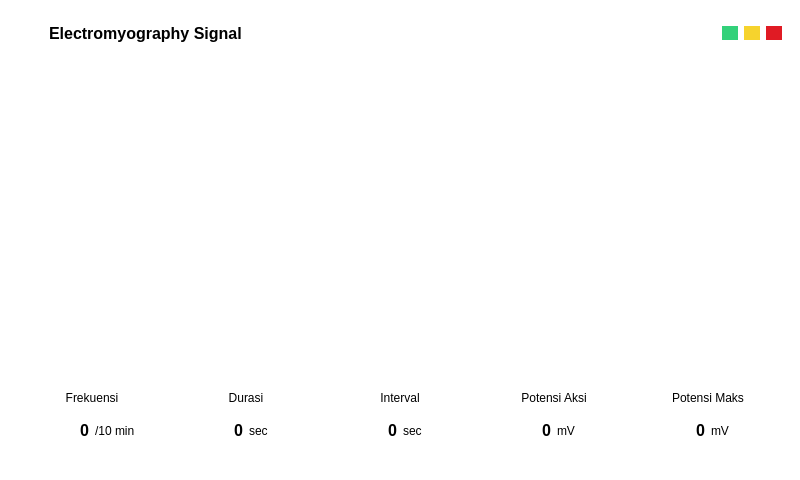
<?xml version="1.0" encoding="UTF-8"?>
<ui version="4.0">
 <class>MainWindow</class>
 <widget class="QMainWindow" name="MainWindow">
  <property name="geometry">
   <rect>
    <x>0</x>
    <y>0</y>
    <width>800</width>
    <height>480</height>
   </rect>
  </property>
  <property name="windowTitle">
   <string>MainWindow</string>
  </property>
  <property name="styleSheet">
   <string notr="true">background-color: rgb(255, 255, 255);</string>
  </property>
  <widget class="QWidget" name="centralwidget">
   <property name="styleSheet">
    <string notr="true">border:0</string>
   </property>
   <layout class="QVBoxLayout" name="verticalLayout">
    <item>
     <widget class="QFrame" name="frame_3">
      <property name="maximumSize">
       <size>
        <width>16777215</width>
        <height>40</height>
       </size>
      </property>
      <property name="frameShape">
       <enum>QFrame::StyledPanel</enum>
      </property>
      <property name="frameShadow">
       <enum>QFrame::Raised</enum>
      </property>
      <layout class="QHBoxLayout" name="horizontalLayout_2">
       <property name="leftMargin">
        <number>40</number>
       </property>
       <property name="topMargin">
        <number>9</number>
       </property>
       <property name="bottomMargin">
        <number>0</number>
       </property>
       <item>
        <widget class="QLabel" name="label_4">
         <property name="maximumSize">
          <size>
           <width>16777215</width>
           <height>16777215</height>
          </size>
         </property>
         <property name="font">
          <font>
           <family>Ubuntu</family>
           <pointsize>12</pointsize>
           <weight>75</weight>
           <bold>true</bold>
           <kerning>false</kerning>
          </font>
         </property>
         <property name="text">
          <string>Electromyography Signal</string>
         </property>
         <property name="alignment">
          <set>Qt::AlignLeading|Qt::AlignLeft|Qt::AlignVCenter</set>
         </property>
        </widget>
       </item>
       <item>
        <widget class="QFrame" name="frame_2">
         <property name="maximumSize">
          <size>
           <width>60</width>
           <height>16777215</height>
          </size>
         </property>
         <property name="frameShape">
          <enum>QFrame::StyledPanel</enum>
         </property>
         <property name="frameShadow">
          <enum>QFrame::Raised</enum>
         </property>
         <layout class="QHBoxLayout" name="horizontalLayout_3">
          <property name="leftMargin">
           <number>0</number>
          </property>
          <property name="topMargin">
           <number>0</number>
          </property>
          <property name="rightMargin">
           <number>0</number>
          </property>
          <property name="bottomMargin">
           <number>0</number>
          </property>
          <item>
           <widget class="QPushButton" name="btn_green">
            <property name="styleSheet">
             <string notr="true">background-color: rgb(51, 209, 122);</string>
            </property>
            <property name="text">
             <string/>
            </property>
           </widget>
          </item>
          <item>
           <widget class="QPushButton" name="btn_yellow">
            <property name="styleSheet">
             <string notr="true">background-color: rgb(246, 211, 45);</string>
            </property>
            <property name="text">
             <string/>
            </property>
           </widget>
          </item>
          <item>
           <widget class="QPushButton" name="btn_red">
            <property name="styleSheet">
             <string notr="true">background-color: rgb(224, 27, 36);</string>
            </property>
            <property name="text">
             <string/>
            </property>
           </widget>
          </item>
         </layout>
        </widget>
       </item>
      </layout>
     </widget>
    </item>
    <item>
     <widget class="QWidget" name="chart_widget" native="true"/>
    </item>
    <item>
     <widget class="QFrame" name="frame">
      <property name="maximumSize">
       <size>
        <width>16777215</width>
        <height>65</height>
       </size>
      </property>
      <property name="styleSheet">
       <string notr="true"/>
      </property>
      <property name="frameShape">
       <enum>QFrame::StyledPanel</enum>
      </property>
      <property name="frameShadow">
       <enum>QFrame::Raised</enum>
      </property>
      <layout class="QHBoxLayout" name="horizontalLayout">
       <property name="topMargin">
        <number>0</number>
       </property>
       <property name="bottomMargin">
        <number>0</number>
       </property>
       <item>
        <widget class="QFrame" name="frame_12">
         <property name="frameShape">
          <enum>QFrame::StyledPanel</enum>
         </property>
         <property name="frameShadow">
          <enum>QFrame::Raised</enum>
         </property>
         <layout class="QVBoxLayout" name="verticalLayout_28">
          <property name="spacing">
           <number>0</number>
          </property>
          <property name="topMargin">
           <number>0</number>
          </property>
          <property name="bottomMargin">
           <number>0</number>
          </property>
          <item>
           <widget class="QLabel" name="label_11">
            <property name="text">
             <string>Frekuensi</string>
            </property>
            <property name="alignment">
             <set>Qt::AlignCenter</set>
            </property>
           </widget>
          </item>
          <item>
           <widget class="QFrame" name="frame_64">
            <property name="frameShape">
             <enum>QFrame::StyledPanel</enum>
            </property>
            <property name="frameShadow">
             <enum>QFrame::Raised</enum>
            </property>
            <layout class="QHBoxLayout" name="horizontalLayout_10">
             <property name="topMargin">
              <number>9</number>
             </property>
             <property name="bottomMargin">
              <number>9</number>
             </property>
             <item>
              <widget class="QLabel" name="var_frequency">
               <property name="font">
                <font>
                 <pointsize>12</pointsize>
                 <weight>75</weight>
                 <bold>true</bold>
                </font>
               </property>
               <property name="text">
                <string>0</string>
               </property>
               <property name="alignment">
                <set>Qt::AlignRight|Qt::AlignTrailing|Qt::AlignVCenter</set>
               </property>
              </widget>
             </item>
             <item>
              <widget class="QLabel" name="label_66">
               <property name="text">
                <string>/10 min</string>
               </property>
              </widget>
             </item>
            </layout>
           </widget>
          </item>
         </layout>
        </widget>
       </item>
       <item>
        <widget class="QFrame" name="frame_5">
         <property name="frameShape">
          <enum>QFrame::StyledPanel</enum>
         </property>
         <property name="frameShadow">
          <enum>QFrame::Raised</enum>
         </property>
         <layout class="QVBoxLayout" name="verticalLayout_7">
          <property name="spacing">
           <number>0</number>
          </property>
          <property name="topMargin">
           <number>0</number>
          </property>
          <property name="bottomMargin">
           <number>0</number>
          </property>
          <item>
           <widget class="QLabel" name="label_2">
            <property name="text">
             <string>Durasi</string>
            </property>
            <property name="alignment">
             <set>Qt::AlignCenter</set>
            </property>
           </widget>
          </item>
          <item>
           <widget class="QFrame" name="frame_17">
            <property name="frameShape">
             <enum>QFrame::StyledPanel</enum>
            </property>
            <property name="frameShadow">
             <enum>QFrame::Raised</enum>
            </property>
            <layout class="QHBoxLayout" name="horizontalLayout_4">
             <property name="topMargin">
              <number>9</number>
             </property>
             <property name="bottomMargin">
              <number>9</number>
             </property>
             <item>
              <widget class="QLabel" name="var_duration">
               <property name="font">
                <font>
                 <pointsize>12</pointsize>
                 <weight>75</weight>
                 <bold>true</bold>
                </font>
               </property>
               <property name="text">
                <string>0</string>
               </property>
               <property name="alignment">
                <set>Qt::AlignRight|Qt::AlignTrailing|Qt::AlignVCenter</set>
               </property>
              </widget>
             </item>
             <item>
              <widget class="QLabel" name="label_20">
               <property name="text">
                <string>sec</string>
               </property>
              </widget>
             </item>
            </layout>
           </widget>
          </item>
         </layout>
        </widget>
       </item>
       <item>
        <widget class="QFrame" name="frame_6">
         <property name="frameShape">
          <enum>QFrame::StyledPanel</enum>
         </property>
         <property name="frameShadow">
          <enum>QFrame::Raised</enum>
         </property>
         <layout class="QVBoxLayout" name="verticalLayout_9">
          <property name="spacing">
           <number>0</number>
          </property>
          <property name="topMargin">
           <number>0</number>
          </property>
          <property name="bottomMargin">
           <number>0</number>
          </property>
          <item>
           <widget class="QLabel" name="label_5">
            <property name="text">
             <string>Interval</string>
            </property>
            <property name="alignment">
             <set>Qt::AlignCenter</set>
            </property>
           </widget>
          </item>
          <item>
           <widget class="QFrame" name="frame_21">
            <property name="frameShape">
             <enum>QFrame::StyledPanel</enum>
            </property>
            <property name="frameShadow">
             <enum>QFrame::Raised</enum>
            </property>
            <layout class="QHBoxLayout" name="horizontalLayout_11">
             <property name="topMargin">
              <number>9</number>
             </property>
             <property name="bottomMargin">
              <number>9</number>
             </property>
             <item>
              <widget class="QLabel" name="var_interval">
               <property name="font">
                <font>
                 <pointsize>12</pointsize>
                 <weight>75</weight>
                 <bold>true</bold>
                </font>
               </property>
               <property name="text">
                <string>0</string>
               </property>
               <property name="alignment">
                <set>Qt::AlignRight|Qt::AlignTrailing|Qt::AlignVCenter</set>
               </property>
              </widget>
             </item>
             <item>
              <widget class="QLabel" name="label_23">
               <property name="text">
                <string>sec</string>
               </property>
              </widget>
             </item>
            </layout>
           </widget>
          </item>
         </layout>
        </widget>
       </item>
       <item>
        <widget class="QFrame" name="frame_54">
         <property name="frameShape">
          <enum>QFrame::StyledPanel</enum>
         </property>
         <property name="frameShadow">
          <enum>QFrame::Raised</enum>
         </property>
         <layout class="QVBoxLayout" name="verticalLayout_22">
          <property name="spacing">
           <number>0</number>
          </property>
          <property name="topMargin">
           <number>0</number>
          </property>
          <property name="bottomMargin">
           <number>0</number>
          </property>
          <item>
           <widget class="QLabel" name="label_59">
            <property name="text">
             <string>Potensi Aksi</string>
            </property>
            <property name="alignment">
             <set>Qt::AlignCenter</set>
            </property>
           </widget>
          </item>
          <item>
           <widget class="QFrame" name="frame_55">
            <property name="frameShape">
             <enum>QFrame::StyledPanel</enum>
            </property>
            <property name="frameShadow">
             <enum>QFrame::Raised</enum>
            </property>
            <layout class="QHBoxLayout" name="horizontalLayout_39">
             <property name="topMargin">
              <number>9</number>
             </property>
             <property name="bottomMargin">
              <number>9</number>
             </property>
             <item>
              <widget class="QLabel" name="var_actPotent">
               <property name="font">
                <font>
                 <pointsize>12</pointsize>
                 <weight>75</weight>
                 <bold>true</bold>
                </font>
               </property>
               <property name="text">
                <string>0</string>
               </property>
               <property name="alignment">
                <set>Qt::AlignRight|Qt::AlignTrailing|Qt::AlignVCenter</set>
               </property>
              </widget>
             </item>
             <item>
              <widget class="QLabel" name="label_61">
               <property name="text">
                <string>mV</string>
               </property>
              </widget>
             </item>
            </layout>
           </widget>
          </item>
         </layout>
        </widget>
       </item>
       <item>
        <widget class="QFrame" name="frame_29">
         <property name="frameShape">
          <enum>QFrame::StyledPanel</enum>
         </property>
         <property name="frameShadow">
          <enum>QFrame::Raised</enum>
         </property>
         <layout class="QVBoxLayout" name="verticalLayout_13">
          <property name="spacing">
           <number>0</number>
          </property>
          <property name="topMargin">
           <number>0</number>
          </property>
          <property name="bottomMargin">
           <number>0</number>
          </property>
          <item>
           <widget class="QLabel" name="label_32">
            <property name="text">
             <string>Potensi Maks</string>
            </property>
            <property name="alignment">
             <set>Qt::AlignCenter</set>
            </property>
           </widget>
          </item>
          <item>
           <widget class="QFrame" name="frame_30">
            <property name="frameShape">
             <enum>QFrame::StyledPanel</enum>
            </property>
            <property name="frameShadow">
             <enum>QFrame::Raised</enum>
            </property>
            <layout class="QHBoxLayout" name="horizontalLayout_21">
             <property name="topMargin">
              <number>9</number>
             </property>
             <property name="bottomMargin">
              <number>9</number>
             </property>
             <item>
              <widget class="QLabel" name="var_maxPotent">
               <property name="font">
                <font>
                 <pointsize>12</pointsize>
                 <weight>75</weight>
                 <bold>true</bold>
                </font>
               </property>
               <property name="text">
                <string>0</string>
               </property>
               <property name="alignment">
                <set>Qt::AlignRight|Qt::AlignTrailing|Qt::AlignVCenter</set>
               </property>
              </widget>
             </item>
             <item>
              <widget class="QLabel" name="label_34">
               <property name="text">
                <string>mV</string>
               </property>
              </widget>
             </item>
            </layout>
           </widget>
          </item>
         </layout>
        </widget>
       </item>
      </layout>
     </widget>
    </item>
   </layout>
  </widget>
  <widget class="QStatusBar" name="statusBar"/>
 </widget>
 <resources>
  <include location="src/resource.qrc"/>
 </resources>
 <connections/>
</ui>
